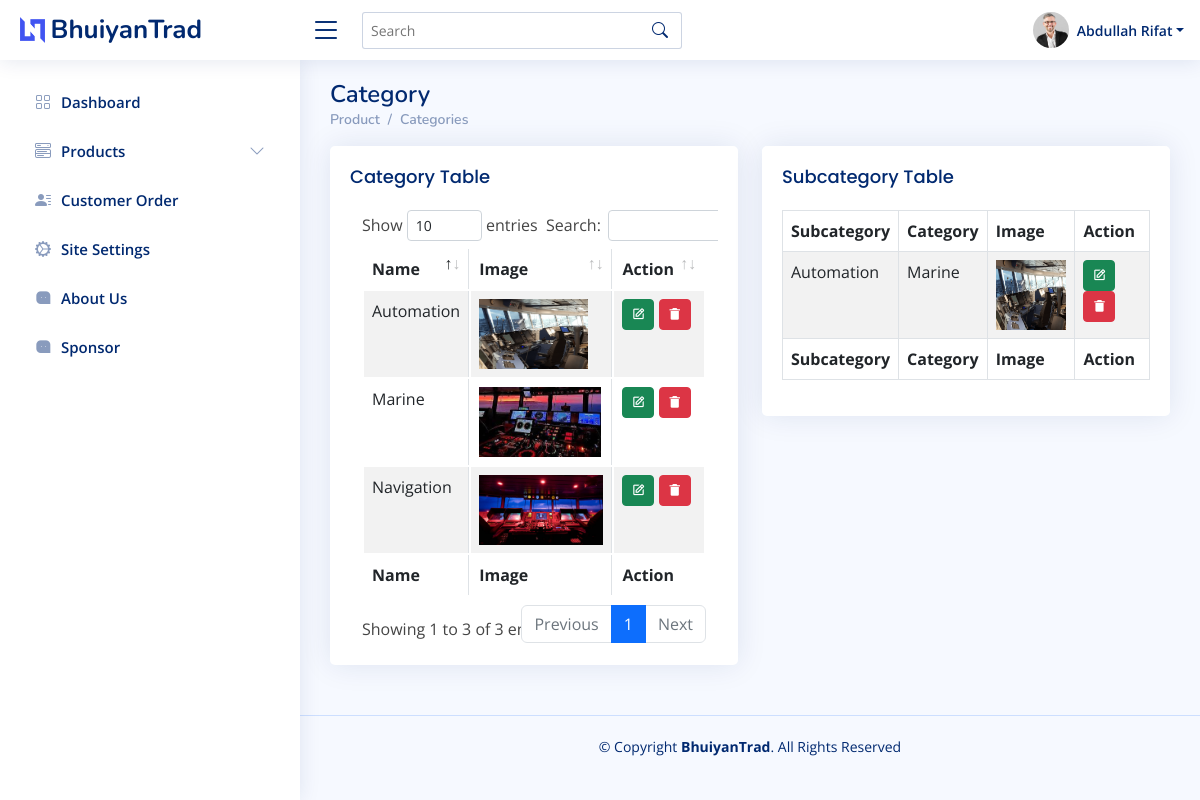
The page /user/categories/ (signed in) on the database its author committed.
### backend/models.py (models this page shows, shortened)
class User(AbstractUser):
    @property
    def is_admin(self):
        if hasattr(self, 'admin'):
            return True
        return False

class Admin(models.Model):
    user = models.OneToOneField(User, on_delete=models.CASCADE)
    name = models.CharField(max_length=120, blank=True)
    address = models.CharField(max_length=220, blank=True)
    phone = models.CharField(max_length=11, blank=True)
    image = models.ImageField(upload_to=user_path, blank=True);
    created_date = models.DateField(auto_now_add=True)

class Category(models.Model):
    name = models.CharField(max_length=255, unique=True)
    image = models.ImageField(upload_to=category_path, null=False, blank=False, default="default.jpg")

class Subcategory(models.Model):
    category = models.ForeignKey(Category, on_delete=models.CASCADE)
    name = models.CharField(max_length=255, unique=True)
    image = models.ImageField(upload_to=category_path, null=False, blank=False, default="default.jpg")

### backend/views.py (the view)
# urls.py: path('categories/', views.CategoryView, name="categories"),
@login_required
def CategoryView(request):
    categories = Category.objects.all().order_by('-id')
    subcategoires = Subcategory.objects.all().order_by('-id')
    context = {'categories':categories, 'subcategoires': subcategoires}
    return render(request, 'admin/categories.html', context)

### backend/templates/admin/categories.html (shortened to what this page needs)
{% extends '../asset/base.html' %} {% load static %} {% block content %}
<main id="main" class="main">
    <div class="pagetitle">
        <h1>Category</h1>
        <nav>
            <ol class="breadcrumb">
                <li class="breadcrumb-item"><a href="#">Product</a></li>
                <li class="breadcrumb-item"><a href="{% url 'backend:categories' %}">Categories</a></li>
            </ol>
        </nav>
    </div>
    <section class="section dashboard">
        <div class="row">
            <div class="col-lg-6">
                <div class="card">
                    <div class="card-body">
                        <h5 class="card-title">Category Table</h5>
                        <div class="table-responsive">
                            <table id="zero_config" class="table table-striped table-bordered">
                                <thead>
                                    <tr>
                                        <th>Name</th>
                                        <th>Image</th>
                                        <th>Action</th>
                                    </tr>
                                </thead>
                                <tbody>
                                    {% for item in categories %}
                                    <tr>
                                        <td>{{item.name}}</td>
                                        <td>
                                            {% if item.image %}<img src="{{item.image.url}}" style="height: 70px;" class="img-fluid" alt=""> {% endif %}
                                        </td>
                                        <td>
                                            <a href="{% url 'backend:edit-category' item.id %}" class="btn btn-sm btn-success"> <i class="bx bx-edit"></i> </a>
                                            <a href="{% url 'backend:delete-category' item.id %}" onclick="confirm('Are you sure?')" class="btn btn-sm btn-danger"> <i class="bx bxs-trash-alt"></i></a>
                                        </td>
                                    </tr>
                                    {% endfor %}
                                </tbody>
                                <tfoot>
                                    <tr>
                                        <th>Name</th>
                                        <th>Image</th>
                                        <th>Action</th>
                                    </tr>
                                </tfoot>
                            </table>
                        </div>
                    </div>
                </div>
            </div>
            <div class="col-lg-6">
                <div class="card">
                    <div class="card-body">
                        <h5 class="card-title">Subcategory Table</h5>
                        <div class="table-responsive">
                            <table id="zero_config" class="table table-striped table-bordered">
                                <thead>
                                    <tr>
                                        <th>Subcategory</th>
                                        <th>Category</th>
                                        <th>Image</th>
                                        <th>Action</th>
                                    </tr>
                                </thead>
                                <tbody>
                                    {% for item in subcategoires %}
                                    <tr>
                                        <td>{{item.name}}</td>
                                        <td>{{item.category.name}}</td>
                                        <td>
                                            {% if item.image %}<img src="{{item.image.url}}" style="height: 70px;" class="img-fluid" alt=""> {% endif %}
                                        </td>
                                        <td>
                                            <a href="{% url 'backend:edit-subcategory' item.id %}" class="btn btn-sm btn-success"> <i class="bx bx-edit"></i> </a>
                                            <a href="{% url 'backend:delete-subcategory' item.id %}" onclick="confirm('Are you sure?')" class="btn btn-sm btn-danger"> <i class="bx bxs-trash-alt"></i></a>
                                        </td>
                                    </tr>
                                    {% endfor %}
                                </tbody>
                                <tfoot>
                                    <tr>
                                        <th>Subcategory</th>
                                        <th>Category</th>
                                        <th>Image</th>
                                        <th>Action</th>
                                    </tr>
                                </tfoot>
                            </table>
                        </div>
                    </div>
                </div>
            </div>
        </div>
    </section>
</main>
{% endblock %}

### backend/templates/asset/header.html (shortened to what this page needs)
 {% load static %}
<header id="header" class="header fixed-top d-flex align-items-center">
    <div class="d-flex align-items-center justify-content-between">
        <a href="{% url 'backend:dashboard' %}" class="logo d-flex align-items-center">
            <img src="{% static 'assets/img/logo.png' %}" alt="">
            <span class="d-none d-lg-block">BhuiyanTrad</span>
        </a>
        <i class="bi bi-list toggle-sidebar-btn"></i>
    </div>
    <div class="search-bar">
        <form class="search-form d-flex align-items-center" method="POST" action="#">
            <input type="text" name="query" placeholder="Search" title="Enter search keyword">
            <button type="submit" title="Search"><i class="bi bi-search"></i></button>
        </form>
    </div>
    <nav class="header-nav ms-auto">
        <ul class="d-flex align-items-center">
            <li class="nav-item dropdown pe-3">
                <a class="nav-link nav-profile d-flex align-items-center pe-0" href="#" data-bs-toggle="dropdown">
                    {% if request.user.admin.image %}
                    <img src="{{request.user.admin.image.url}}" alt="Profile" class="rounded-circle">
                    {% endif %}
                    <span class="d-none d-md-block dropdown-toggle ps-2">{{request.user.admin.name}}</span>
                </a>
            </li>
        </ul>
    </nav>
</header>

### static/backend/assets/css/style.css (style rules this page uses)
:root { scroll-behavior: smooth; }
body { font-family: "Open Sans", sans-serif; background: #f6f9ff; color: #444444; }
a { color: #4154f1; text-decoration: none; }
h1, h2, h3, h4, h5, h6 { font-family: "Nunito", sans-serif; }
#main { margin-top: 60px; padding: 20px 30px; transition: all 0.3s; }
.pagetitle { margin-bottom: 10px; }
.pagetitle h1 { font-size: 24px; margin-bottom: 0; font-weight: 600; color: #012970; }
.card { margin-bottom: 30px; border: none; border-radius: 5px; box-shadow: 0px 0 30px rgba(1, 41, 112, 0.1); }
.card-title { padding: 20px 0 15px 0; font-size: 18px; font-weight: 500; color: #012970; font-family: "Poppins", sans-serif; }
.card-body { padding: 0 20px 20px 20px; }
.breadcrumb { font-size: 14px; font-family: "Nunito", sans-serif; color: #899bbd; font-weight: 600; }
.breadcrumb a { color: #899bbd; transition: 0.3s; }
.breadcrumb .breadcrumb-item::before { color: #899bbd; }
.logo { line-height: 1; }
@media (min-width: 1200px) { .logo { width: 280px; } }
.logo img { max-height: 26px; margin-right: 6px; }
.logo span { font-size: 26px; font-weight: 700; color: #012970; font-family: "Nunito", sans-serif; }
.header { transition: all 0.5s; z-index: 997; height: 60px; box-shadow: 0px 2px 20px rgba(1, 41, 112, 0.1); background-color: #fff; padding-left: 20px; }
.header .toggle-sidebar-btn { font-size: 32px; padding-left: 10px; cursor: pointer; color: #012970; }
.header .search-bar { min-width: 360px; padding: 0 20px; }
.header .search-form { width: 100%; }
.header .search-form input { border: 0; font-size: 14px; color: #012970; border: 1px solid rgba(1, 41, 112, 0.2); padding: 7px 38px 7px 8px; border-radius: 3px; transition: 0.3s; width: 100%; }
.header .search-form button { border: 0; padding: 0; margin-left: -30px; background: none; }
.header .search-form button i { color: #012970; }
.header-nav ul { list-style: none; }
.header-nav>ul { margin: 0; padding: 0; }
.header-nav .nav-profile { color: #012970; }
.header-nav .nav-profile img { max-height: 36px; }
.header-nav .nav-profile span { font-size: 14px; font-weight: 600; }
@media (min-width: 1200px) { #main, #footer { margin-left: 300px; } }

### rows shown on the page
User: user.admin.image (picture), user.admin.name "Abdullah Rifat"
Category: name "Navigation", image (picture)
Category: name "Automation", image (picture)
Category: name "Marine", image (picture)
Subcategory: name "Automation", category.name "Marine", image (picture)
